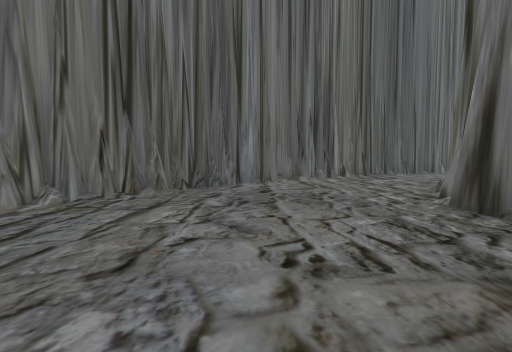
view 1 (above)

16 first-person views from a walk through a scene from a Unity 3-D project. The camera is 1.5 m above the floor, tilts 4° down and sees 90° across. The floor is counted in squares, 2 m on a side. Each view is taken from the middle of a square. On the plan, view 1 faces up. The plan holds only what a view shows up to about 9 squares ahead; the rest is blank. The place goes on beyond the plan.

view 2
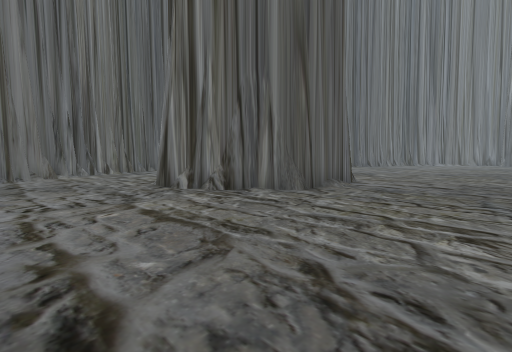

view 3
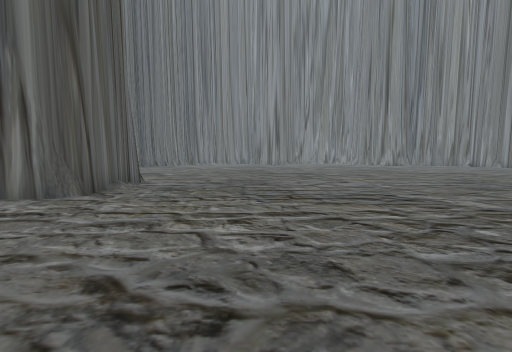

view 4
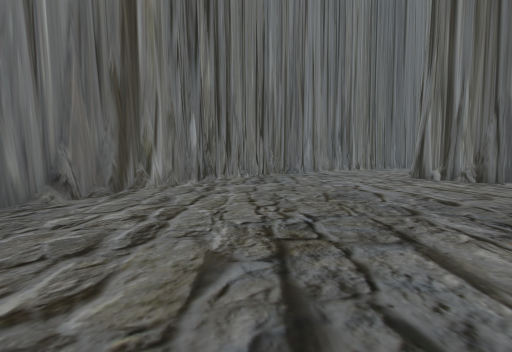

view 5
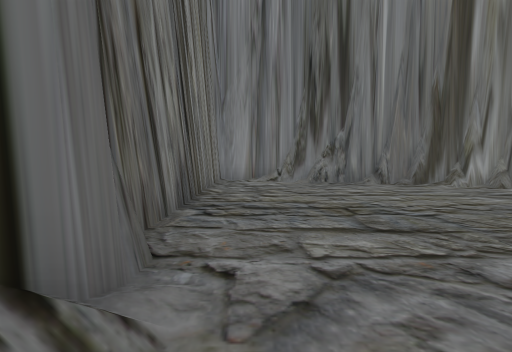

view 6
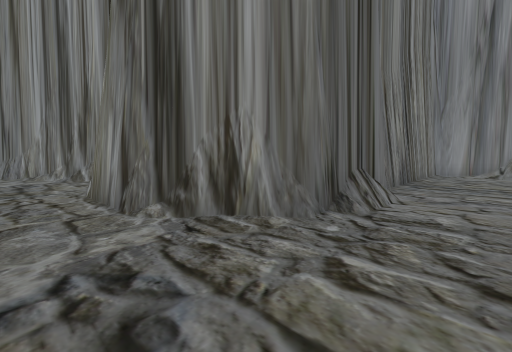

view 7
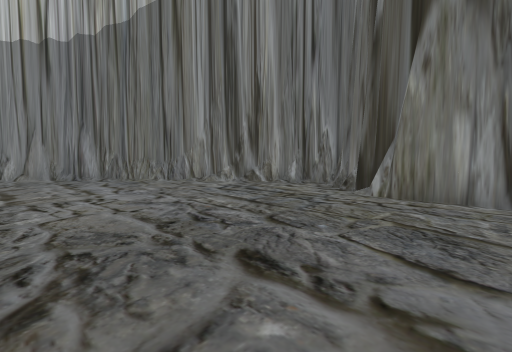

view 8
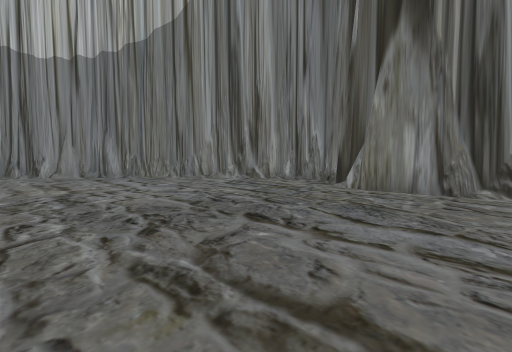

view 9
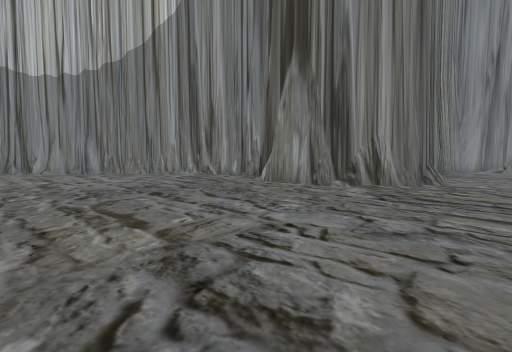

view 10
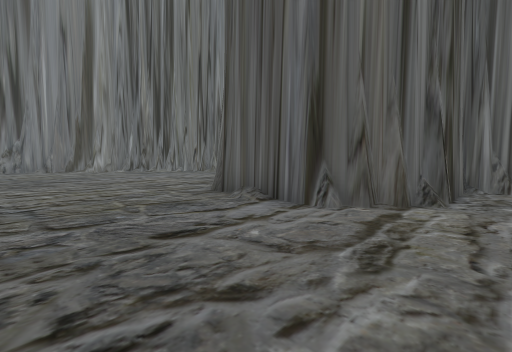

view 11
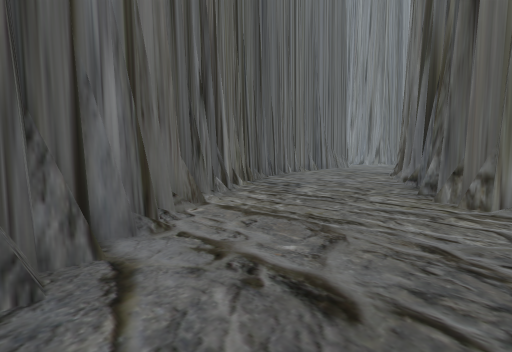

view 12
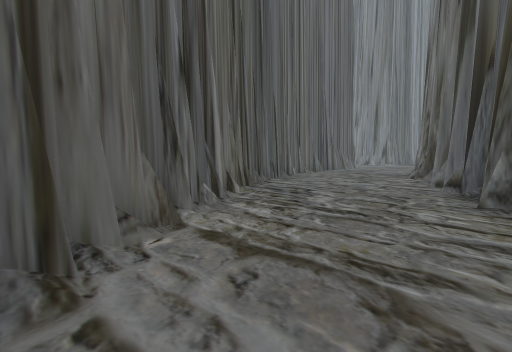

view 13
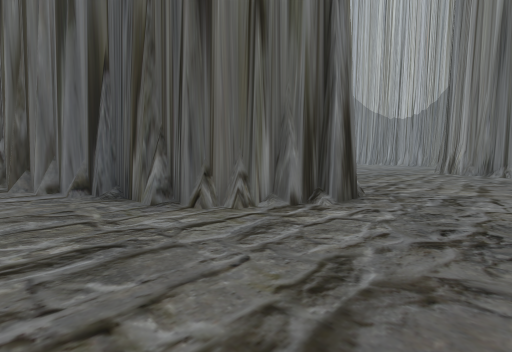

view 14
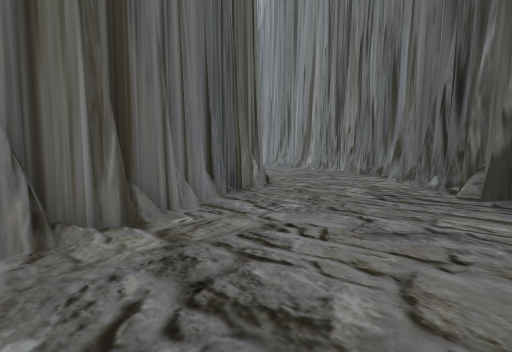

view 15
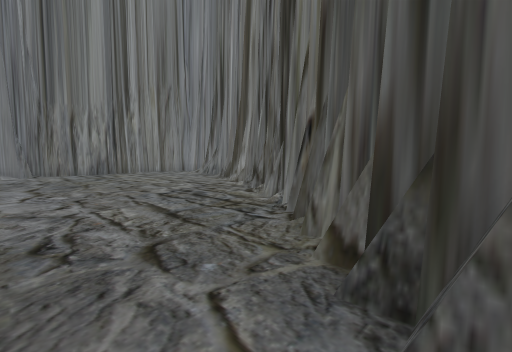

view 16
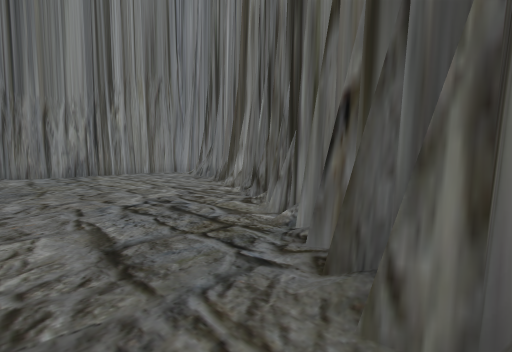

### Floor plan
Key: @ floor where view 1 was taken; # wall or solid block; . floor; / step, stairs or slope.
Columns run from 8 left of view 1 to 10 right of it. Each row starts with its distance up from view 1.
 11            ###.....
 10          ###.......
  9         ##.........
  8        ##........##
  7       ##.......###
  6      ##......### #
  5     ##......##   ##
  4    ##......##    #.
  3    #.......##    #.
  2   ##........##  ##.
  1   #..........####..
  0  ##.....@..........
 -1  #/................
 -2  #.................
 -3  #.................
 -4 ##.................
 -5 #..................
 -6 #####..####........
 -7     ####  ##.......
 -8            #.......
 -9            #.......
-10            #.......
-11           ##.......
-12           #........
-13           #........
-14           ##.......
-15            #/......
-16            ##/.....
-17             ##/....
-18              ##/...
-19               ###..
-20                 ##

Positions as (right, up) in squares from view 1, and headings:
1: (0, 0), facing up
2: (0, -3), facing up-right
3: (0, -3), facing right
4: (-3, -6), facing up
5: (1, -5), facing left
6: (5, -4), facing down-left
7: (9, -8), facing down-left
8: (10, -7), facing down-left
9: (10, -4), facing down-left
10: (10, -3), facing up-left
11: (-1, 5), facing up-right
12: (0, 6), facing up-right
13: (1, 8), facing down-right
14: (10, 11), facing down-left
15: (0, 7), facing down-left
16: (-1, 6), facing down-left
